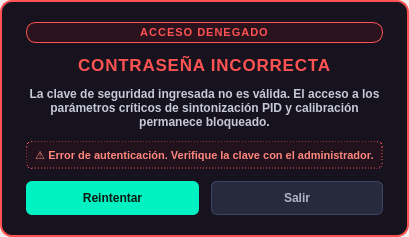
          <widget class="QWidget" name="page_password_error">
           <layout class="QVBoxLayout" name="verticalLayout_pagePasswordError">
            <property name="spacing">
             <number>0</number>
            </property>
            <property name="leftMargin">
             <number>0</number>
            </property>
            <property name="topMargin">
             <number>0</number>
            </property>
            <property name="rightMargin">
             <number>0</number>
            </property>
            <property name="bottomMargin">
             <number>0</number>
            </property>
            <item>
             <widget class="QFrame" name="frame_passwordErrorContainer">
              <property name="styleSheet">
               <string notr="true">#frame_passwordErrorContainer { background-color: #17131e; border: 1.5px solid #ff5252; border-radius: 12px; }</string>
              </property>
              <layout class="QVBoxLayout" name="verticalLayout_passwordErrorCard">
               <property name="spacing">
                <number>12</number>
               </property>
               <property name="leftMargin">
                <number>24</number>
               </property>
               <property name="topMargin">
                <number>20</number>
               </property>
               <property name="rightMargin">
                <number>24</number>
               </property>
               <property name="bottomMargin">
                <number>20</number>
               </property>
               <item>
                <widget class="QLabel" name="label_passwordErrorBadge">
                 <property name="font">
                  <font>
                   <pointsize>8</pointsize>
                   <bold>true</bold>
                  </font>
                 </property>
                 <property name="styleSheet">
                  <string notr="true">color: #ff5252; background-color: #2b131e; border: 1px solid #ff5252; border-radius: 10px; padding: 3px 12px; letter-spacing: 1px;</string>
                 </property>
                 <property name="text">
                  <string>ACCESO DENEGADO</string>
                 </property>
                 <property name="alignment">
                  <set>Qt::AlignmentFlag::AlignCenter</set>
                 </property>
                </widget>
               </item>
               <item>
                <widget class="QLabel" name="label_passwordErrorTitle">
                 <property name="font">
                  <font>
                   <pointsize>13</pointsize>
                   <bold>true</bold>
                  </font>
                 </property>
                 <property name="styleSheet">
                  <string notr="true">color: #ff5252; letter-spacing: 0.8px;</string>
                 </property>
                 <property name="text">
                  <string>CONTRASEÑA INCORRECTA</string>
                 </property>
                 <property name="alignment">
                  <set>Qt::AlignmentFlag::AlignCenter</set>
                 </property>
                </widget>
               </item>
               <item>
                <widget class="QLabel" name="label_passwordErrorSubTitle">
                 <property name="font">
                  <font>
                   <pointsize>9</pointsize>
                   <bold>true</bold>
                  </font>
                 </property>
                 <property name="styleSheet">
                  <string notr="true">color: #c5c9d8;</string>
                 </property>
                 <property name="text">
                  <string>La clave de seguridad ingresada no es válida. El acceso a los parámetros críticos de sintonización PID y calibración permanece bloqueado.</string>
                 </property>
                 <property name="alignment">
                  <set>Qt::AlignmentFlag::AlignCenter</set>
                 </property>
                 <property name="wordWrap">
                  <bool>true</bool>
                 </property>
                </widget>
               </item>
               <item>
                <widget class="QFrame" name="frame_passwordErrorNotice">
                 <property name="styleSheet">
                  <string notr="true">#frame_passwordErrorNotice { background-color: #21121d; border: 1px dashed #ff5252; border-radius: 6px; }</string>
                 </property>
                 <layout class="QVBoxLayout" name="verticalLayout_errorNotice">
                  <property name="spacing">
                   <number>0</number>
                  </property>
                  <property name="leftMargin">
                   <number>8</number>
                  </property>
                  <property name="topMargin">
                   <number>6</number>
                  </property>
                  <property name="rightMargin">
                   <number>8</number>
                  </property>
                  <property name="bottomMargin">
                   <number>6</number>
                  </property>
                  <item>
                   <widget class="QLabel" name="label_passwordErrorNotice">
                    <property name="font">
                     <font>
                      <pointsize>8</pointsize>
                      <bold>true</bold>
                     </font>
                    </property>
                    <property name="styleSheet">
                     <string notr="true">color: #ff867c;</string>
                    </property>
                    <property name="text">
                     <string>⚠️ Error de autenticación. Verifique la clave con el administrador.</string>
                    </property>
                    <property name="alignment">
                     <set>Qt::AlignmentFlag::AlignCenter</set>
                    </property>
                   </widget>
                  </item>
                 </layout>
                </widget>
               </item>
               <item>
                <layout class="QHBoxLayout" name="horizontalLayout_passwordErrorButtons">
                 <property name="spacing">
                  <number>12</number>
                 </property>
                 <item>
                  <widget class="QPushButton" name="btn_password_retry">
                   <property name="minimumSize">
                    <size>
                     <width>110</width>
                     <height>34</height>
                    </size>
                   </property>
                   <property name="font">
                    <font>
                     <bold>true</bold>
                    </font>
                   </property>
                   <property name="cursor">
                    <cursorShape>PointingHandCursor</cursorShape>
                   </property>
                   <property name="styleSheet">
                    <string notr="true">QPushButton#btn_password_retry { background-color: #00f2c3; color: #081a10; border: none; border-radius: 6px; font-weight: bold; padding: 6px 14px; } QPushButton#btn_password_retry:hover { background-color: #26ff8a; } QPushButton#btn_password_retry:pressed { background-color: #00c99a; }</string>
                   </property>
                   <property name="text">
                    <string>Reintentar</string>
                   </property>
                   <property name="default">
                    <bool>true</bool>
                   </property>
                  </widget>
                 </item>
                 <item>
                  <widget class="QPushButton" name="btn_password_error_cancel">
                   <property name="minimumSize">
                    <size>
                     <width>110</width>
                     <height>34</height>
                    </size>
                   </property>
                   <property name="font">
                    <font>
                     <bold>true</bold>
                    </font>
                   </property>
                   <property name="cursor">
                    <cursorShape>PointingHandCursor</cursorShape>
                   </property>
                   <property name="styleSheet">
                    <string notr="true">QPushButton#btn_password_error_cancel { background-color: #27293d; color: #b0b4c8; border: 1px solid #3d4566; border-radius: 6px; font-weight: bold; padding: 6px 14px; } QPushButton#btn_password_error_cancel:hover { background-color: #353852; color: #ffffff; }</string>
                   </property>
                   <property name="text">
                    <string>Salir</string>
                   </property>
                   <property name="autoDefault">
                    <bool>false</bool>
                   </property>
                   <property name="default">
                    <bool>false</bool>
                   </property>
                  </widget>
                 </item>
                </layout>
               </item>
              </layout>
             </widget>
            </item>
           </layout>
          </widget>
